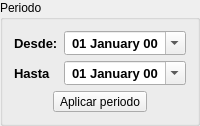
            <widget class="QGroupBox" name="groupBox_6">
             <property name="sizePolicy">
              <sizepolicy hsizetype="Preferred" vsizetype="Preferred">
               <horstretch>0</horstretch>
               <verstretch>0</verstretch>
              </sizepolicy>
             </property>
             <property name="title">
              <string>Periodo</string>
             </property>
             <layout class="QVBoxLayout" name="verticalLayout_11">
              <item>
               <layout class="QGridLayout" name="gridLayout">
                <item row="1" column="1">
                 <widget class="QDateEdit" name="deHasta">
                  <property name="sizePolicy">
                   <sizepolicy hsizetype="Minimum" vsizetype="Fixed">
                    <horstretch>0</horstretch>
                    <verstretch>0</verstretch>
                   </sizepolicy>
                  </property>
                  <property name="font">
                   <font>
                    <pointsize>10</pointsize>
                    <weight>75</weight>
                    <bold>true</bold>
                   </font>
                  </property>
                  <property name="alignment">
                   <set>Qt::AlignCenter</set>
                  </property>
                  <property name="buttonSymbols">
                   <enum>QAbstractSpinBox::NoButtons</enum>
                  </property>
                  <property name="accelerated">
                   <bool>true</bool>
                  </property>
                  <property name="displayFormat">
                   <string>dd MMMM yy</string>
                  </property>
                  <property name="calendarPopup">
                   <bool>true</bool>
                  </property>
                 </widget>
                </item>
                <item row="0" column="1">
                 <widget class="QDateEdit" name="deDesde">
                  <property name="sizePolicy">
                   <sizepolicy hsizetype="Minimum" vsizetype="Fixed">
                    <horstretch>0</horstretch>
                    <verstretch>0</verstretch>
                   </sizepolicy>
                  </property>
                  <property name="font">
                   <font>
                    <pointsize>10</pointsize>
                    <weight>75</weight>
                    <bold>true</bold>
                   </font>
                  </property>
                  <property name="alignment">
                   <set>Qt::AlignCenter</set>
                  </property>
                  <property name="buttonSymbols">
                   <enum>QAbstractSpinBox::NoButtons</enum>
                  </property>
                  <property name="accelerated">
                   <bool>true</bool>
                  </property>
                  <property name="displayFormat">
                   <string>dd MMMM yy</string>
                  </property>
                  <property name="calendarPopup">
                   <bool>true</bool>
                  </property>
                 </widget>
                </item>
                <item row="1" column="0">
                 <widget class="QLabel" name="label_16">
                  <property name="sizePolicy">
                   <sizepolicy hsizetype="Fixed" vsizetype="Preferred">
                    <horstretch>0</horstretch>
                    <verstretch>0</verstretch>
                   </sizepolicy>
                  </property>
                  <property name="font">
                   <font>
                    <pointsize>10</pointsize>
                    <weight>75</weight>
                    <bold>true</bold>
                   </font>
                  </property>
                  <property name="text">
                   <string>Hasta</string>
                  </property>
                 </widget>
                </item>
                <item row="0" column="0">
                 <widget class="QLabel" name="label_15">
                  <property name="sizePolicy">
                   <sizepolicy hsizetype="Fixed" vsizetype="Preferred">
                    <horstretch>0</horstretch>
                    <verstretch>0</verstretch>
                   </sizepolicy>
                  </property>
                  <property name="font">
                   <font>
                    <pointsize>10</pointsize>
                    <weight>75</weight>
                    <bold>true</bold>
                   </font>
                  </property>
                  <property name="text">
                   <string>Desde:</string>
                  </property>
                 </widget>
                </item>
               </layout>
              </item>
              <item>
               <layout class="QHBoxLayout" name="horizontalLayout_4">
                <item>
                 <widget class="QToolButton" name="tboActualizar">
                  <property name="text">
                   <string>Aplicar periodo</string>
                  </property>
                  <property name="icon">
                   <iconset resource="../../icons.qrc">
                    <normaloff>:/actions/images/actions/black_18/reload.png</normaloff>:/actions/images/actions/black_18/reload.png</iconset>
                  </property>
                  <property name="iconSize">
                   <size>
                    <width>24</width>
                    <height>24</height>
                   </size>
                  </property>
                  <property name="toolButtonStyle">
                   <enum>Qt::ToolButtonTextBesideIcon</enum>
                  </property>
                 </widget>
                </item>
               </layout>
              </item>
             </layout>
            </widget>
